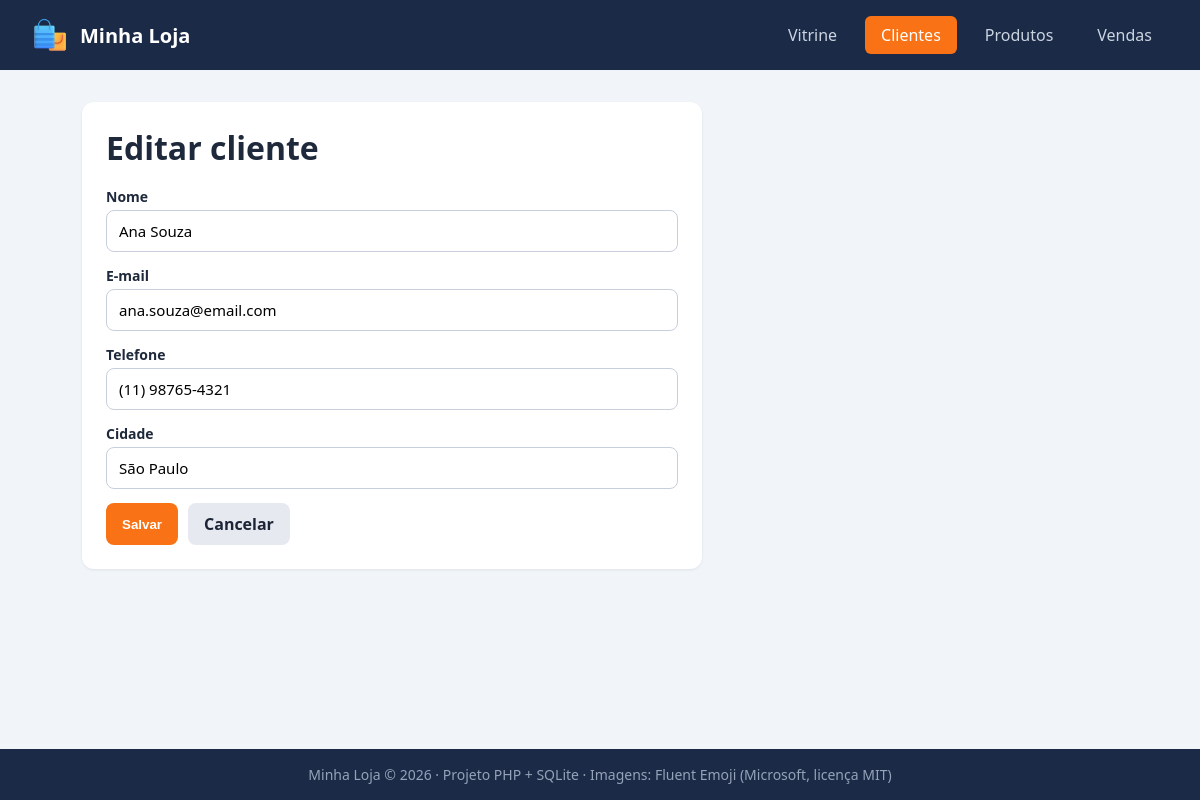
Screenshot of /cliente_form.php?id=1 with the database file from the repository.
### tables this page shows
CREATE TABLE cliente (
    id INTEGER PRIMARY KEY AUTOINCREMENT,
    nome TEXT NOT NULL,
    email TEXT,
    telefone TEXT,
    cidade TEXT
);

### funcoes.php (called while the page is built, shortened)
<?php
function e($texto) {
    return htmlspecialchars($texto ?? '', ENT_QUOTES, 'UTF-8');
}

### cliente_form.php (the view, shortened to what this page needs)
<?php
include 'conexao.php';
include 'funcoes.php';
$cliente = [
    'id'       => '',
    'nome'     => '',
    'email'    => '',
    'telefone' => '',
    'cidade'   => ''
];
$titulo = 'Novo cliente';
if (isset($_GET['id'])) {
    $sql = $pdo->prepare('SELECT * FROM cliente WHERE id = ?');
    $sql->execute([$_GET['id']]);
    $cliente = $sql->fetch();
    $titulo = 'Editar cliente';
}
include 'topo.php';
?>
<div class="caixa">
    <h1><?= $titulo ?></h1>
    <form method="post" action="cliente_salvar.php" class="formulario">
        <div class="campo">
            <label for="nome">Nome</label>
            <input type="text" id="nome" name="nome" value="<?= e($cliente['nome']) ?>" required>
        </div>
        <div class="campo">
            <label for="email">E-mail</label>
            <input type="email" id="email" name="email" value="<?= e($cliente['email']) ?>">
        </div>
        <div class="campo">
            <label for="telefone">Telefone</label>
            <input type="text" id="telefone" name="telefone" value="<?= e($cliente['telefone']) ?>" placeholder="(11) 99999-9999">
        </div>
        <div class="campo">
            <label for="cidade">Cidade</label>
            <input type="text" id="cidade" name="cidade" value="<?= e($cliente['cidade']) ?>">
        </div>
        <div class="acoes">
            <button type="submit" class="botao">Salvar</button>
            <a href="clientes.php" class="botao botao-claro">Cancelar</a>
        </div>
    </form>
</div>
<?php include 'rodape.php'; ?>

### assets/css/estilo.css (style rules this page uses)
* { box-sizing: border-box; margin: 0; padding: 0; }
body { font-family: "Segoe UI", Tahoma, Geneva, Verdana, sans-serif; background-color: #f1f5f9; color: #1e293b; }
.botao { background-color: #f97316; color: #ffffff; border: none; padding: 10px 16px; border-radius: 8px; cursor: pointer; font-weight: bold; text-decoration: none; display: inline-block; text-align: center; }
.botao-claro { background: #e6e9f0; color: #1d2435; }
.caixa { display: grid; gap: 18px; max-width: 620px; padding: 24px; border-radius: 12px; background: #ffffff; box-shadow: 0 1px 3px rgba(0, 0, 0, 0.08); }
.formulario { display: grid; gap: 14px; }
.campo { display: grid; gap: 4px; }
.campo label { font-size: 14px; font-weight: bold; }
.campo input, .campo select, .campo textarea { padding: 10px 12px; border: 1px solid #c8cfdc; border-radius: 8px; background: #ffffff; font-family: inherit; font-size: 15px; }
.acoes { display: grid; grid-auto-flow: column; justify-content: start; gap: 10px; }

### rows the page displays
cliente: nome "Ana Souza", email "ana.souza@email.com", telefone "(11) 98765-4321", cidade "São Paulo"

### other values shown
$texto "Vitrine"
$texto "Clientes"
$texto "Produtos"
$texto "Vendas"
$titulo "Editar cliente"
